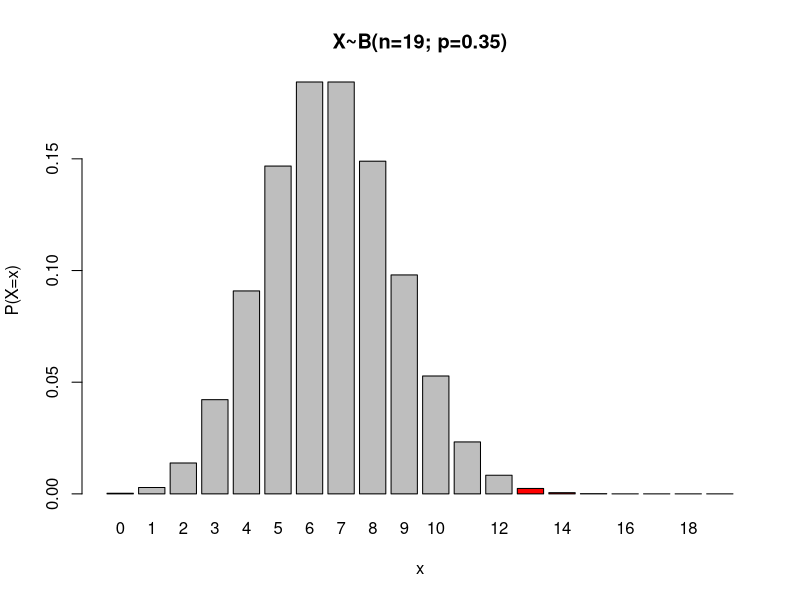

Generate this figure with R:
x <- seq(0,19,by=1)
y <- dbinom(x,19,0.35)
names(y) <- sprintf("%.0f", x)
col <- rep("gray", 19)
col[14:20] <- "red"

pdf("Binom820R.pdf")
par(bg="transparent")
barplot(y, xlab="x", ylab="P(X=x)", main="X~B(n=19; p=0.35)", col=col)
dev.off()
